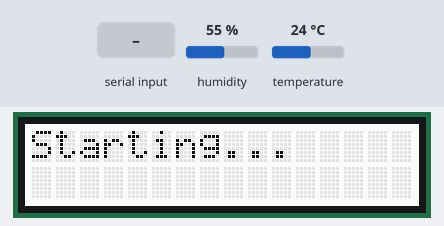
Simulated run of this sketch. Board: Arduino Uno, built with avr-gcc and run on an emulated ATmega328P. Shown: 16×2 character LCD. The inputs (shaded band) are chosen by the test bench; at power-on: humidity 55 %, temperature 24 °C. What the sketch prints to the serial monitor is not drawn.

Above: at 0.1 s.
At 12.8 s:
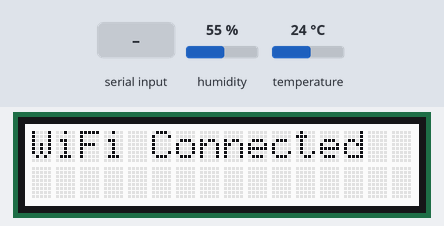
12.9 s: "1" received over the second serial link
At 30.5 s:
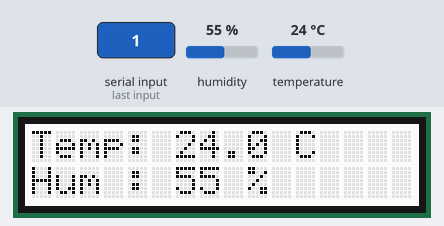
Timing chart, 0 to 31.5 s (numbered marks = the images above; inputs shaded):
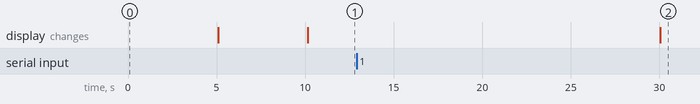

The sketch:

cloud-weather-station.ino
```cpp
#include <SoftwareSerial.h>
#include <DHT.h>
#include <DFRobot_RGBLCD1602.h>

// ===== WIFI =====
char ssid[] = "WIFI_NAME";
char password[] = "WIFI_PASSWORD";
char apiKey[] = "THINGSPEAK_WRITER_API_KEY";

// ===== WIFI MODULE =====
SoftwareSerial wifi(4, 5); // RX, TX

// ===== DHT11 =====
#define DHTPIN 3
#define DHTTYPE DHT11
DHT dht(DHTPIN, DHTTYPE);

// ===== LCD =====
DFRobot_RGBLCD1602 lcd(0x60, 16, 2);

// ===== TIMER =====
unsigned long lastSend = 0;
const unsigned long interval = 30000; // 30 seconds

void setup() {
  Serial.begin(115200);
  wifi.begin(9600);

  dht.begin();

  // LCD init
  lcd.init();
  lcd.setColorWhite();
  lcd.clear();

  lcd.setCursor(0, 0);
  lcd.print("Starting...");

  Serial.println("Starting...");

  // Ping
  wifi.print("|1|1|\r");
  waitResponse();

  // Connect WiFi
  lcd.clear();
  lcd.print("Connecting WiFi");

  Serial.println("Connecting WiFi...");
  wifi.print("|2|1|");
  wifi.print(ssid);
  wifi.print(",");
  wifi.print(password);
  wifi.print("|\r");

  waitResponse();

  lcd.clear();
  lcd.print("WiFi Connected");
  delay(1500);
}

void loop() {

  readSerial();

  // Send every 30 seconds
  if (millis() - lastSend >= interval) {
    lastSend = millis();
    sendData();
  }
}

// ===== SEND DATA =====
void sendData() {
  float temp = dht.readTemperature();
  float hum  = dht.readHumidity();

  if (isnan(temp) || isnan(hum)) {
    Serial.println("DHT read failed ❌");

    lcd.clear();
    lcd.setCursor(0, 0);
    lcd.print("Sensor Error");
    return;
  }

  // ===== SERIAL =====
  Serial.print("Temp: ");
  Serial.print(temp);
  Serial.print(" C | Hum: ");
  Serial.println(hum);

  // ===== LCD =====
  lcd.clear();

  lcd.setCursor(0, 0);
  lcd.print("Temp: ");
  lcd.print(temp, 1);
  lcd.print(" C");

  lcd.setCursor(0, 1);
  lcd.print("Hum : ");
  lcd.print(hum, 0);
  lcd.print(" %");

  // ===== THINGSPEAK =====
  String url = "api.thingspeak.com/update?api_key=";
  url += apiKey;
  url += "&field1=";
  url += String(temp, 1);
  url += "&field2=";
  url += String(hum, 0);

  Serial.println("Sending to ThingSpeak...");

  wifi.print("|3|1|http://");
  wifi.print(url);
  wifi.print("|\r");

  waitResponse();
}

// ===== HELPERS =====
void waitResponse() {
  unsigned long t = millis();
  while (millis() - t < 5000) {
    readSerial();
  }
}

void readSerial() {
  while (wifi.available()) {
    char c = wifi.read();
    Serial.print(c);
  }
}
```
